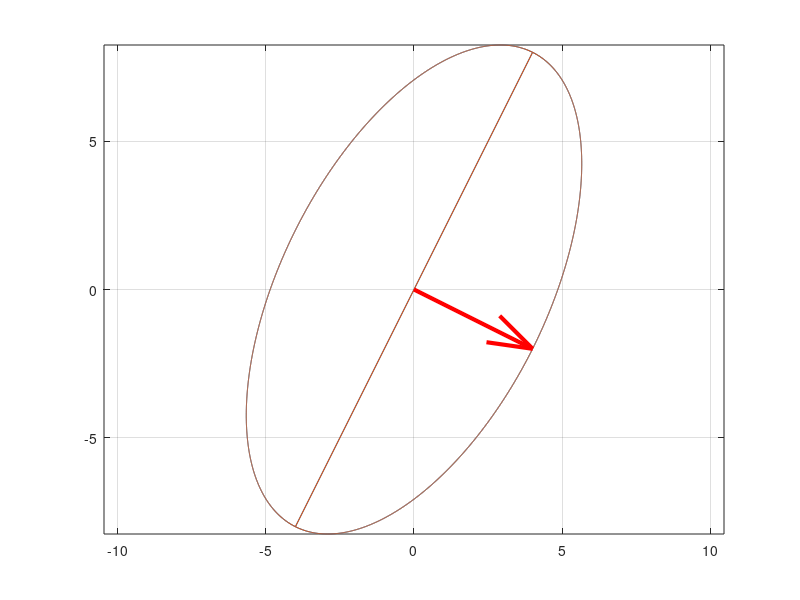

This figure's MATLAB source: (Note: this script raises an error after producing the figure.)
A = [4 0;
   3 -5;];
[U, S, V] = svd(A);
SignChanger = [1 0; 0 -1;];
U = U * SignChanger;
V = V * SignChanger;
HASIL = V'*[1; 1;];
JariKuadrat = HASIL(1,1)*HASIL(1,1) + HASIL(2,1) * HASIL(2,1);
Jari2 = sqrt(JariKuadrat);
x = -Jari2 : 0.001 : Jari2;
x = [x Jari2];
[mx, nx] = size(x);
y1 = zeros(1, nx);
y2 = zeros(1, nx);
for i = 1:nx
    y1(1, i) = sqrt(JariKuadrat - x(1, i)*x(1,i));
    y2(1, i) = -sqrt(JariKuadrat - x(1, i)*x(1,i));
end
x = [x x];
y = [y1 y2];
pengelips = U*S * [x; y;];
[mx, nx] = size(pengelips);
HASIL = U*S*HASIL;
plot(pengelips(1,1:nx), pengelips(2,1:nx), pengelips(1,1:nx), pengelips(2,1:nx))
hold on
quiver(0, 0, HASIL(1,1), HASIL(2,1), 'linewidth', 3, 'color', 'r', 'AutoScale','off')
grid on
axis equal
xline(0)
yline(0)
HASIL